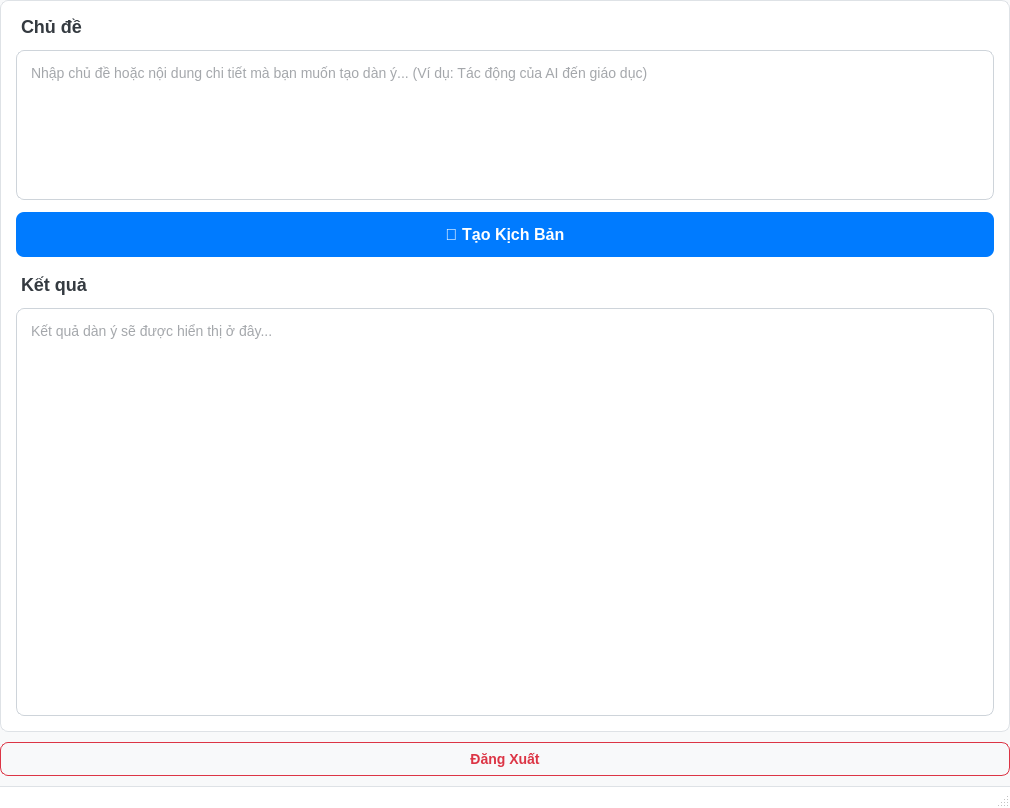
<?xml version="1.0" encoding="UTF-8"?>
<ui version="4.0">
 <class>MainWindow</class>
 <widget class="QMainWindow" name="MainWindow">
  <property name="geometry">
   <rect>
    <x>0</x>
    <y>0</y>
    <width>1010</width>
    <height>808</height>
   </rect>
  </property>
  <property name="windowTitle">
   <string>Ứng Dụng Tạo Dàn Ý - Hỗ Trợ Bởi AI</string>
  </property>
  <property name="styleSheet">
   <string notr="true">/* --- Global Main Window Style --- */
QMainWindow {
    background-color: #f8f9fa;
    font-family: &quot;Segoe UI&quot;, Arial, sans-serif;
}

/* --- Central Widget --- */
QWidget#centralwidget {
    background-color: #f8f9fa;
}

/* --- Frames --- */
QFrame#headerFrame {
    background-color: #ffffff;
    border-bottom: 1px solid #dee2e6;
    padding: 5px 15px;
}
QFrame#historyFrame, QFrame#mainContentFrame {
    background-color: #ffffff;
    border: 1px solid #dee2e6;
    border-radius: 8px;
}

/* --- Title Labels --- */
QLabel#titleLabel, QLabel#historyTitleLabel, QLabel#inputTitleLabel, QLabel#outputTitleLabel {
    font-size: 18px;
    font-weight: bold;
    color: #343a40;
    padding: 5px 0;
}

QLabel#userInfoLabel {
	font-size: 14px;
	font-weight: 500;
	color: #495057;
}

/* --- Input/Output Fields --- */
QTextEdit, QListWidget {
    background-color: #ffffff;
    color: #495057;
    border: 1px solid #ced4da;
    border-radius: 8px;
    padding: 10px;
    font-size: 14px;
}
QTextEdit:focus, QListWidget:focus {
    border-color: #007bff;
}

/* --- Primary Button --- */
QPushButton#generate_button {
    background-color: #007bff;
    color: white;
    border: none;
    border-radius: 8px;
    padding: 12px;
    font-size: 16px;
    font-weight: bold;
}
QPushButton#generate_button:hover {
    background-color: #0056b3;
}
QPushButton#generate_button:pressed {
    background-color: #004085;
}

/* --- Secondary Button (Logout) --- */
QPushButton#logout_button {
    background-color: #f8f9fa;
    color: #dc3545;
	border: 1px solid #dc3545;
    border-radius: 8px;
    padding: 8px 16px;
    font-size: 14px;
    font-weight: 600;
}
QPushButton#logout_button:hover {
    background-color: #dc3545;
    color: white;
}
QPushButton#logout_button:pressed {
    background-color: #c82333;
	border-color: #c82333;
}

/* --- QListWidget Items --- */
QListWidget {
    alternate-background-color: #f8f9fa;
}
QListWidget::item {
    padding: 10px;
    border-bottom: 1px solid #e9ecef;
}
QListWidget::item:hover {
    background-color: #e9ecef;
}
QListWidget::item:selected {
    background-color: #007bff;
    color: white;
    border-radius: 4px;
}

/* --- Splitter Handle --- */
QSplitter::handle {
    background-color: #f8f9fa;
}
QSplitter::handle:hover {
    background-color: #007bff;
}
QSplitter::handle:horizontal {
    width: 6px;
}

/* --- Status Bar Style --- */
QStatusBar {
    background-color: #ffffff;
    color: #495057;
    border-top: 1px solid #dee2e6;
    padding: 5px;
    font-size: 13px;
}

/* --- Scroll Bar Style --- */
QScrollBar:vertical, QScrollBar:horizontal {
    background-color: #f8f9fa;
    width: 12px;
	height: 12px;
    margin: 0px;
    border-radius: 6px;
}
QScrollBar::handle:vertical, QScrollBar::handle:horizontal {
    background-color: #ced4da;
    border-radius: 6px;
    min-height: 20px;
	min-width: 20px;
}
QScrollBar::handle:vertical:hover, QScrollBar::handle:horizontal:hover {
    background-color: #adb5bd;
}
</string>
  </property>
  <widget class="QWidget" name="centralwidget">
   <layout class="QVBoxLayout" name="verticalLayout_main" stretch="1,0">
    <property name="spacing">
     <number>10</number>
    </property>
    <property name="leftMargin">
     <number>0</number>
    </property>
    <property name="topMargin">
     <number>0</number>
    </property>
    <property name="rightMargin">
     <number>0</number>
    </property>
    <property name="bottomMargin">
     <number>10</number>
    </property>
    <item>
     <widget class="QSplitter" name="splitter_main">
      <property name="orientation">
       <enum>Qt::Horizontal</enum>
      </property>
      <property name="handleWidth">
       <number>5</number>
      </property>
      <property name="childrenCollapsible">
       <bool>false</bool>
      </property>
      <widget class="QFrame" name="mainContentFrame">
       <property name="frameShape">
        <enum>QFrame::StyledPanel</enum>
       </property>
       <property name="frameShadow">
        <enum>QFrame::Raised</enum>
       </property>
       <layout class="QVBoxLayout" name="verticalLayout_2" stretch="0,0,1">
        <property name="spacing">
         <number>12</number>
        </property>
        <property name="leftMargin">
         <number>15</number>
        </property>
        <property name="topMargin">
         <number>10</number>
        </property>
        <property name="rightMargin">
         <number>15</number>
        </property>
        <property name="bottomMargin">
         <number>15</number>
        </property>
        <item>
         <layout class="QVBoxLayout" name="inputLayout">
          <property name="spacing">
           <number>8</number>
          </property>
          <item>
           <widget class="QLabel" name="inputTitleLabel">
            <property name="text">
             <string>Chủ đề</string>
            </property>
           </widget>
          </item>
          <item>
           <widget class="QTextEdit" name="topic_input">
            <property name="maximumSize">
             <size>
              <width>16777215</width>
              <height>150</height>
             </size>
            </property>
            <property name="placeholderText">
             <string>Nhập chủ đề hoặc nội dung chi tiết mà bạn muốn tạo dàn ý... (Ví dụ: Tác động của AI đến giáo dục)</string>
            </property>
           </widget>
          </item>
         </layout>
        </item>
        <item>
         <widget class="QPushButton" name="generate_button">
          <property name="minimumSize">
           <size>
            <width>0</width>
            <height>45</height>
           </size>
          </property>
          <property name="text">
           <string>🚀 Tạo Kịch Bản</string>
          </property>
         </widget>
        </item>
        <item>
         <layout class="QVBoxLayout" name="outputLayout">
          <property name="spacing">
           <number>8</number>
          </property>
          <item>
           <widget class="QLabel" name="outputTitleLabel">
            <property name="text">
             <string>Kết quả</string>
            </property>
           </widget>
          </item>
          <item>
           <widget class="QTextEdit" name="result_output">
            <property name="readOnly">
             <bool>true</bool>
            </property>
            <property name="placeholderText">
             <string>Kết quả dàn ý sẽ được hiển thị ở đây...</string>
            </property>
           </widget>
          </item>
         </layout>
        </item>
       </layout>
      </widget>
     </widget>
    </item>
    <item>
     <widget class="QPushButton" name="logout_button">
      <property name="minimumSize">
       <size>
        <width>100</width>
        <height>0</height>
       </size>
      </property>
      <property name="text">
       <string>Đăng Xuất</string>
      </property>
     </widget>
    </item>
   </layout>
  </widget>
  <widget class="QStatusBar" name="statusbar"/>
 </widget>
 <resources/>
 <connections/>
</ui>
